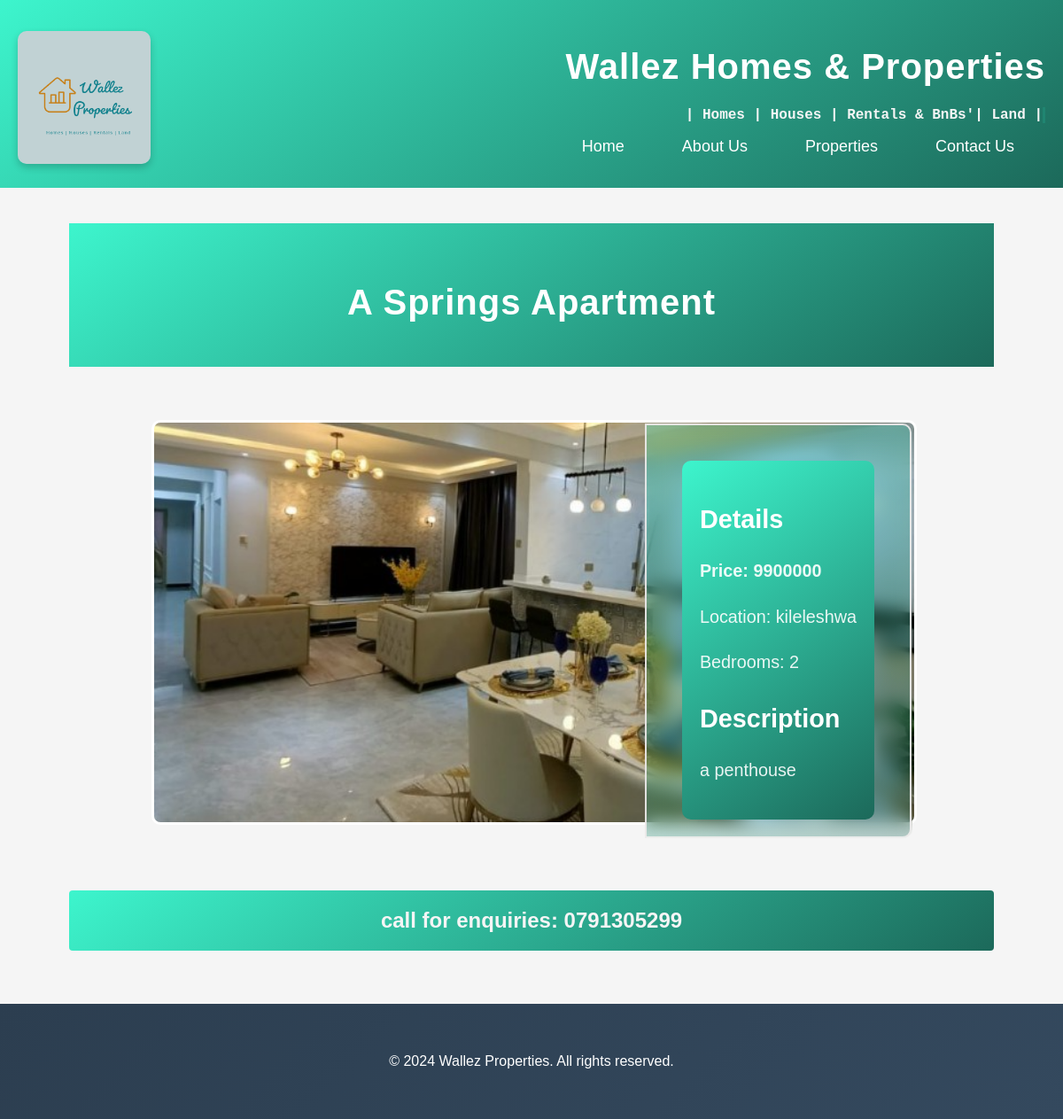
The app's page /listing/6/ with its own data.
### property/models.py (models this page shows, shortened)
class Listings(models.Model):
    title = models.CharField(max_length=255)
    price = models.IntegerField()
    description = models.TextField()
    location = models.CharField(max_length=255)
    image = models.ImageField(upload_to='images/')
    address = models.CharField(max_length=255)
    bedrooms = models.IntegerField()
    bathrooms = models.IntegerField()

### property/views.py (the view)
# urls.py: path('listing/<int:pk>/', views.listing_retrieve, name='listing_retrieve'),  # View listing details
def listing_retrieve(request, pk):
    listing = get_object_or_404(Listings, id=pk)
    context = {'listing': listing}
    return render(request, 'listing_detail.html', context)

### property/templates/listing_detail.html (shortened to what this page needs)
{% extends 'base.html' %}
{% load static %}
{% block content %}
<!DOCTYPE html>
<html lang="en">
<head>
    <link rel="stylesheet" href="{% static 'base.css' %}">
    <link rel="stylesheet" href="{% static 'details.css' %}">
</head>
<body>
    <header class="header">
        <div class="container">
            <h1 class="header-title">{{ listing.title }}</h1>
        </div>
    </header>
    <main class="main-content">
        <div class="container details-container">
            <div class="image-container">
                <img src="{{ listing.image.url }}" alt="{{ listing.title }}" class="property-image">
                <div class="glass-effect">
                    <div class="description">
                        <h2>Details</h2>
                        <div class ="spacing">
                            <p class="price">Price: {{ listing.price }}</p>
                            <p class="location">Location: {{ listing.location }}</p>
                            <p class="bedrooms">Bedrooms: {{ listing.bedrooms }}</p>
                        </div>
                        <h2>Description</h2>
                        <p>{{ listing.description }}</p>
                    </div>
                </div>
            </div>
        </div>
    </main>
    <h2 class="inquiry-number"> call for enquiries: 0791305299</h2>
</body>
</html>
{% endblock %}

### property/static/base.css (style rules this page uses)
body { font-family: 'Arial', sans-serif; }
.container { width: 90%; margin: 0 auto; padding: 20px 0; }
.header { background: linear-gradient(145deg, #3df5cd, #1c695a); color: #fff; padding: 20px 0; }
.header-title { animation-name: slideInRight; animation-duration: 1s; animation-timing-function: ease-in; animation-delay: 0s; animation-fill-mode: forwards; animation-iteration-count: 1; animation-direction: normal; font-size: 40px; margin-bottom: 10px; letter-spacing: 1px; transition: transform 0.5s; }
.property-image { width: 100%; height: 200px; object-fit: cover; border-radius: 8px; margin-bottom: 10px; }
.description { font-size: 18px; color: #666; max-width: 800px; margin: 0 auto; line-height: 1.6; }

### property/static/contact.css (style rules this page uses)
body { font-family: 'Open Sans', sans-serif; margin: 0; padding: 0; background-color: #f5f5f5; color: #333; }

### property/static/home.css (style rules this page uses)
body { font-family: 'Open Sans', sans-serif; margin: 0; padding: 0; color: #333; background-color: #f4f4f4; }
.main-content { max-width: 1200px; margin: 0 auto; padding: 20px; }
.property-image { width: 500px; height: 300px; object-fit: cover; border-radius: 2px; }
.price { font-size: 20px; font-weight: 700; color: #d32f2f; }
.description { font-size: 18px; color: #000000; max-width: 800px; margin: 0 auto; line-height: 1.8; }

### property/static/about.css (style rules this page uses)
body { font-family: 'Open Sans', sans-serif; margin: 0; padding: 0; background-color: #f5f5f5; color: #333; }

### property/static/details.css (style rules this page uses)
.details-container { display: flex; justify-content: center; align-items: center; flex-wrap: wrap; margin-top: 20px; }
.image-container { position: relative; width: 95%; }
.property-image { width: 100%; height: auto; object-fit: cover; border: 3px solid white; border-radius: 10px; }
.glass-effect { position: absolute; top: 4px; right: 0; width: 30%; height: 90%; padding: 20px; display: flex; flex-direction: column; justify-content: center; backdrop-filter: blur(10px) saturate(180%); -webkit-backdrop-filter: blur(10px) saturate(180%); background: linear-gradient(145deg, rgba(61, 245, 205, 0.3), rgba(28, 105, 90, 0.3)); border: 2px solid rgba(240, 237, 237, 0.911); border-radius: 0 10px 10px 0; color: white; }
.header { background: linear-gradient(145deg, #3df5cd, #1c695a); color: white; padding: 20px; text-align: center; }
.header-title { font-size: 2.5em; font-weight: bold; }
.description { position: relative; margin-top: 20px; padding: 20px; background: linear-gradient(145deg, #3df5cd, #1c695a); color: white; border-radius: 10px; text-align: left; z-index: 2; }
.description h2 { font-size: 1.6em; margin-bottom: 15px; color: #ffffff; }
.description p { font-size: 1.1em; line-height: 1.6; color: rgba(255, 255, 255, 0.9); }
.inquiry-number { background: linear-gradient(145deg, #3df5cd, #1c695a); padding: 20px; color:whitesmoke; text-align: center; border-radius: 4px; }

### records on screen
Listings: title "A Springs Apartment", image (picture), price "9900000", location "kileleshwa", bedrooms "2", description "a penthouse"
